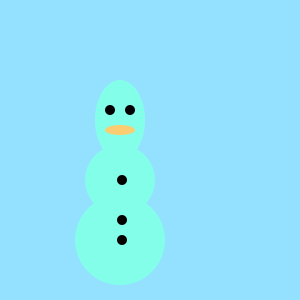
Frame 1 (no input)
Frame 60 (the mouse pressed at the canvas centre just before this capture): identical to frame 1, image omitted
Frame 120 (the mouse held since frame 60 and released just before this capture): identical to frame 1, image omitted

The Processing sketch that drew this single still picture (run headless with seeded random() and noise(); from frame 60 on, the mouse is pressed at the canvas centre):

// Processing sketch: processing_145683
// ── processing_145683.pde

boolean flipFlop = false;
int diam;

void setup(){
  size(300,300);
  

}
void draw(){
  background(147,225,255);
  if(flipFlop == false){
    diam = 10;
  }else{
   diam = 15;  
  }
  
  translate(120,120);
  noStroke();
fill(131,255,233);
ellipse(0,0,50,80);
fill(2,0,3);
ellipse(-10,-10,diam,diam);
ellipse(10,-10,diam,diam);
fill(250,205,114);
ellipse(0,10,30,10);
fill(131,255,233);
ellipse(0,60,70,70);
ellipse(0,120,90,90);
ellipse(-10,200,10,10);
fill(5,2,0);
ellipse(2,60,diam,diam);
ellipse(2,100,diam,diam);
ellipse(2,120,diam,diam);


}

void keyPressed(){
  flipFlop =! flipFlop;
}
    
